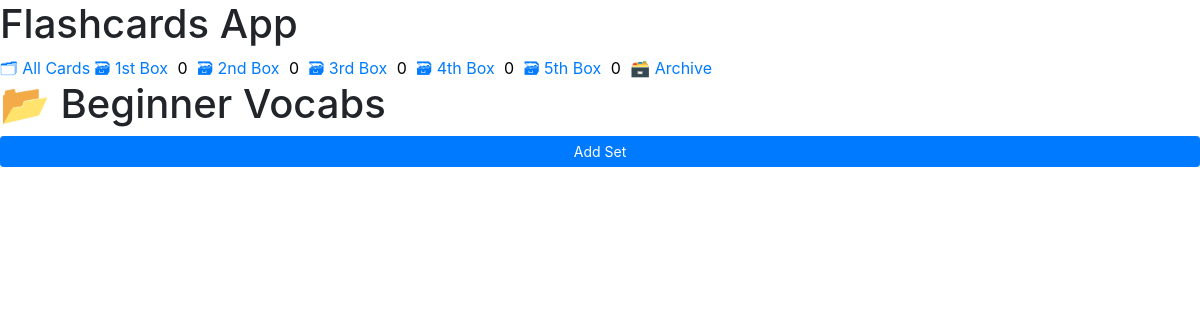
/folder/1, run on an earlier commit of the app's database.
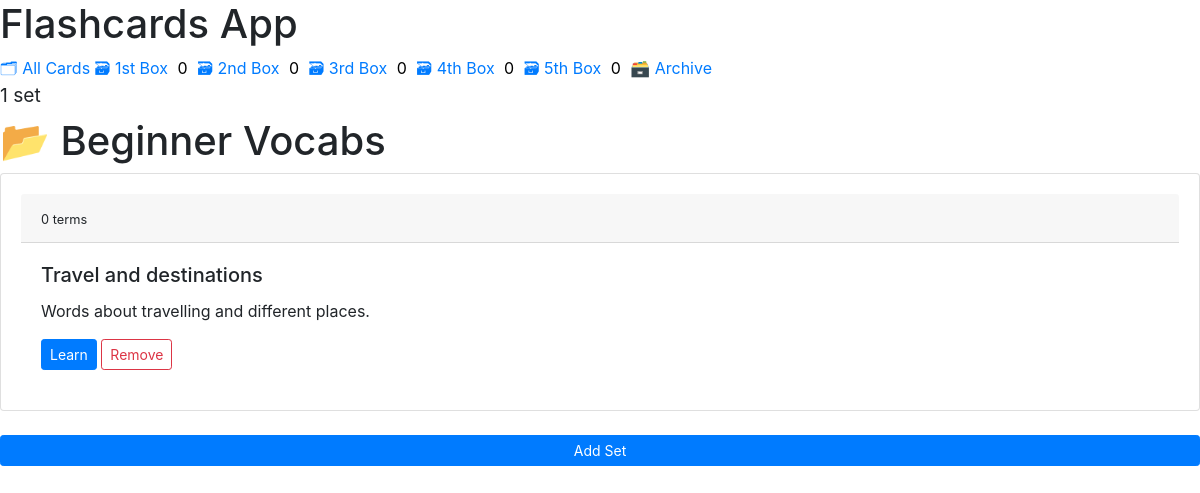
And on a later commit of the database.
### cards/models.py (models this page shows, shortened)
class Folder(BaseModel):
    title = models.CharField(max_length=1024)
    description = models.TextField(null=True, blank=True)
    author = models.ForeignKey(CustomUser, on_delete=models.CASCADE)

class StudySet(BaseModel):
    title = models.CharField(max_length=1024)
    description = models.TextField(null=True, blank=True)
    card_count = models.PositiveIntegerField(default=0)
    author = models.ForeignKey(CustomUser, on_delete=models.CASCADE, related_name='user_studyset')
    folder = models.ForeignKey(
        Folder,
        on_delete=models.DO_NOTHING,
        blank=True, null=True,
        related_name='folder_studyset'
    )
    def studyset_cards(self):
        return Card.objects.all().filter(study_set=self.id)

### cards/views.py (the view)
# urls.py: path('folder/<int:pk>', FolderDetailView.as_view(), name='folder-detail'),
class FolderDetailView(DetailView):
    model = Folder
    context_object_name = 'folder_detail'
    template_name = 'cards/folder_detail.html'
    def get_context_data(self, **kwargs):
        context = super(FolderDetailView, self).get_context_data()
        context['folder_studysets'] = StudySet.objects.all().filter(folder=self.kwargs['pk'])
        return context

### templates/templatetags/cards_tags.py (called while the page is built)
@register.inclusion_tag('cards/box_link.html')
def boxes_as_links(username):
    boxes = []
    for box_num in BOXES:
        card_count = Card.objects.all().filter(
            box=box_num,
            is_archive=False,
            study_set__author__username=username
        ).count()
        boxes.append({
            'number': box_num,
            'card_count': card_count,
        })
    return {'boxes': boxes}

### templates/cards/folder_detail.html
{% extends './base.html' %}
{% load humanize %}
{% block content %}
    {% if folder_studysets %}
        <h4><small>{{folder_studysets.count}} set{{folder_studysets.count|pluralize:'s'}}</small></h4>
    {% endif %}
    <h1>📂 {{folder_detail.title}}</h1>
    {% for set in folder_studysets %}
        <div class="card w-100">
              <div class="card-body " >
                  <div class="card-header">
                      <small>{{set.studyset_cards.count}} term{{set.studyset_cards.count|pluralize:'s'}}</small>
                  </div>
                  <div class="card-body">
                    <h5 class="card-title">{{set.title}}</h5>
                    <p class="card-text">{{set.description}}</p>
                    <a href="{% url 'studyset-detail' set.id %}" class="btn btn-primary btn-sm">Learn</a>
                    <a href="{% url 'folder-set-remove' set.id %}">
                        <button type="button" class="btn btn-outline-danger btn-sm">Remove</button>
                    </a>
                  </div>
              </div>
        </div><br>
    {% endfor %}
    <div class="d-grid gap-2 ">
        <a class="btn btn-primary btn-lg btn-block btn-sm" href="{% url 'folder-none-set' folder_detail.id %}" role="button">Add Set</a>
    </div>
{% endblock %}

### templates/cards/base.html (shortened to what this page needs)
{% load static %}
<!DOCTYPE html>
<html lang="en">
<head>
    <link rel="stylesheet" href="https://cdn.simplecss.org/simple.min.css">
    <link rel="stylesheet" href="https://cdn.jsdelivr.net/npm/bootstrap@4.0.0/dist/css/bootstrap.min.css">
    <link rel="stylesheet" type="text/css" href= "{% static 'main.css' %}">
</head>
<body >
    <header>
        <h1>Flashcards App</h1>
        {% include "./navigation.html" %}
    </header>
    <main>
        {% block content %}
        {% endblock content %}
    </main>
</body>
</html>

### templates/cards/navigation.html
{% load cards_tags %}
<nav>
    <a href="{% url 'card-list' %}">🗂 All Cards</a>
    {% boxes_as_links user.username %}
</nav>

### templates/cards/box_link.html
{% load humanize %}
{% for box in boxes %}
    <a href="{% url 'box' box_num=box.number %}">
        🗃 {{ box.number | ordinal }} Box <mark style="background-color: var(--marked);border-radius: 4px;padding: 2px 5px;">{{ box.card_count }}</mark>
    </a>
{% endfor %}
<a href="{% url 'archived-cards' %}">🗃️ Archive </a>

### static/main.css (style rules this page uses)
:root { --accent: #6e48ad; --accent-bg: white; --bg: #fff; --text: #212121; --text-light: #585858; --border: #d8dae1; --code: #d81b60; --preformatted: #444; }
h2, h4 { margin-top: 0; }
button, a[role="button"] { color: white; text-decoration: none; }

What changed in the data, as far as the page shows it:
added StudySet: studyset_cards.count "0", title "Travel and destinations", description "Words about travelling and different places."
Also different on the page:
{{ folder_studysets.count }}: (not shown) → "1"
text now shown: "set"
